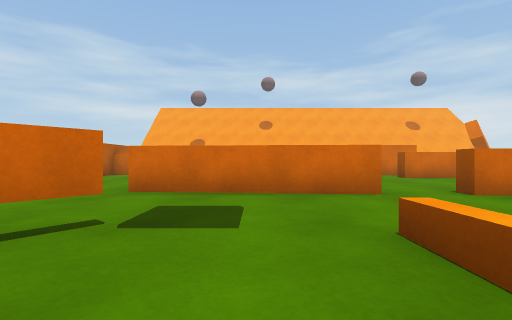
[1] (above)

18 first-person views from a walk through a 3-D level made in the Unity game engine. The camera is 0.56 m above the floor, looks level and sees 85° across. The floor is counted in squares, 1 m on a side. Each view is taken from the middle of a square. On the plan, view 1 faces up. The plan holds only what a view shows up to about 9 squares ahead; the rest is blank. The place goes on beyond the plan. The player is left out.

[2]
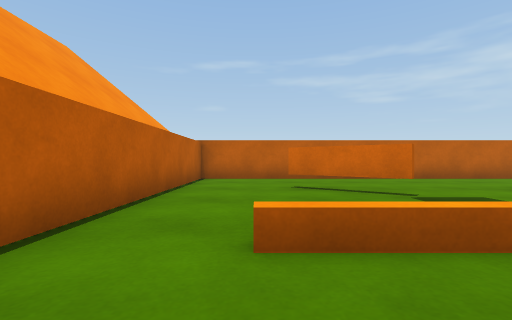

[3]
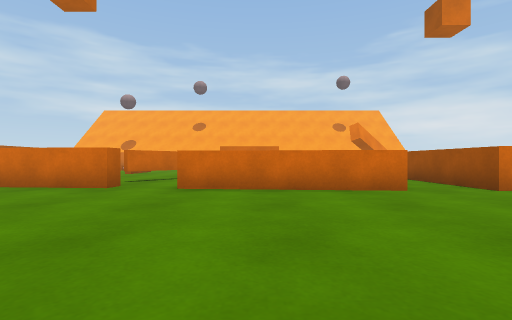

[4]
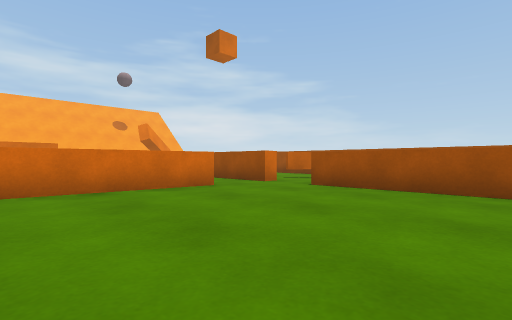

[5]
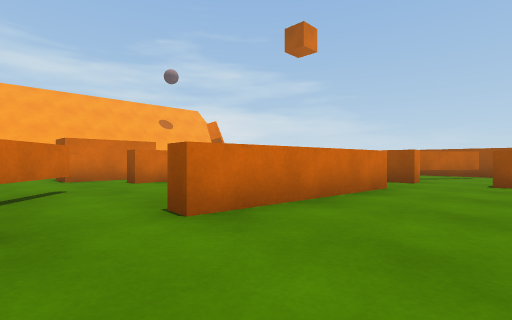

[6]
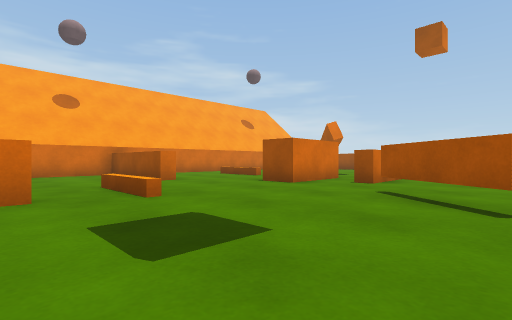

[7]
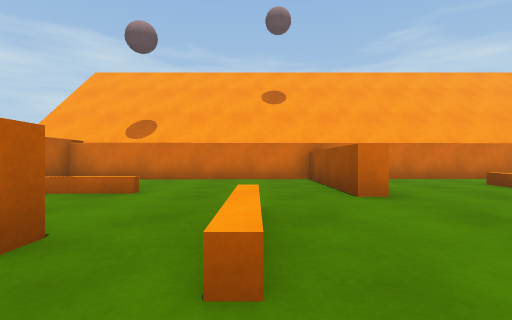

[8]
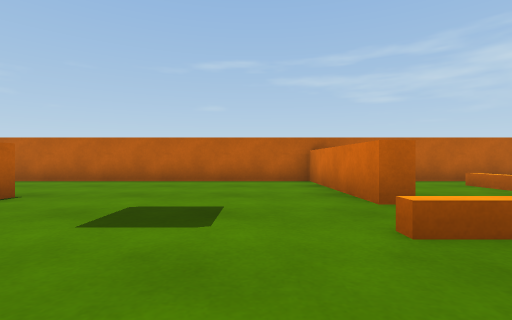

[9]
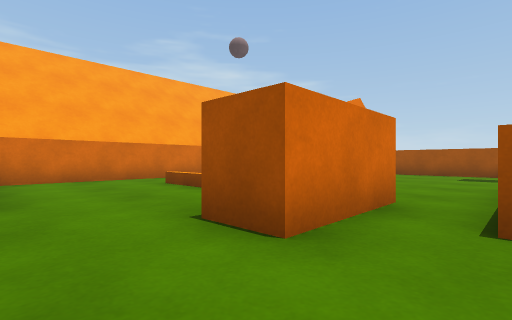

[10]
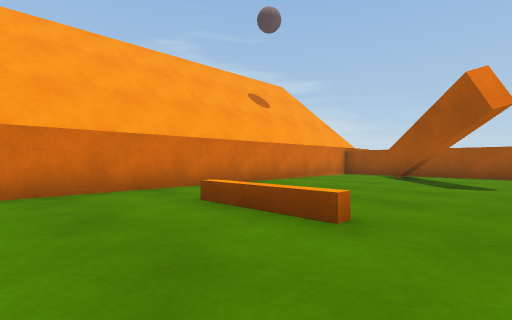

[11]
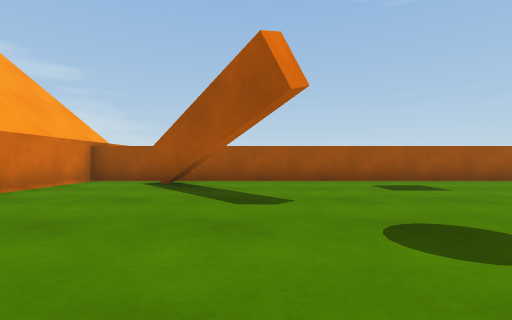

[12]
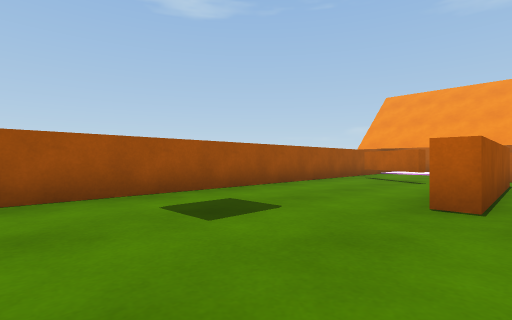

[13]
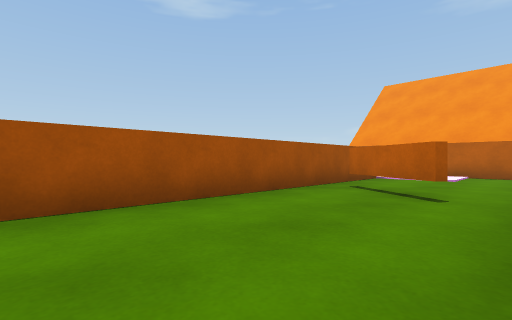

[14]
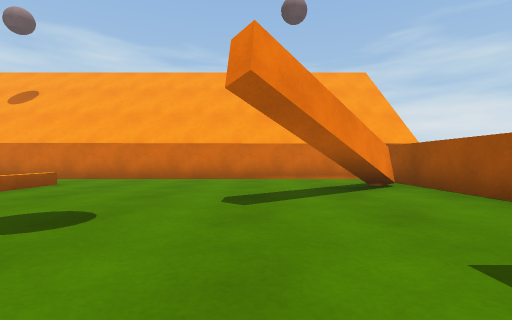

[15]
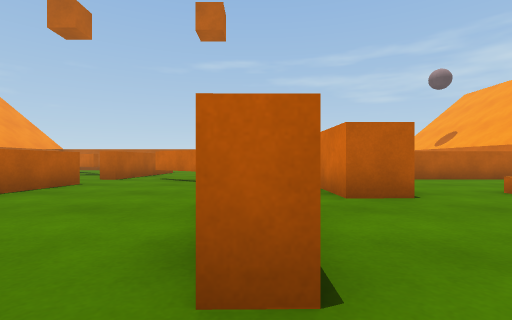

[16]
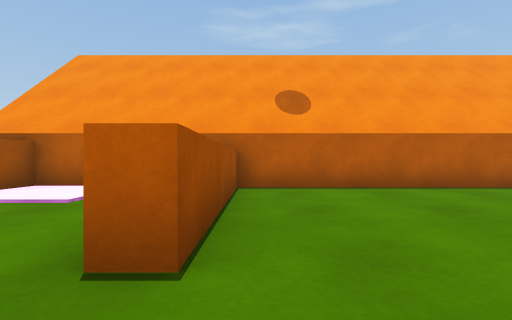

[17]
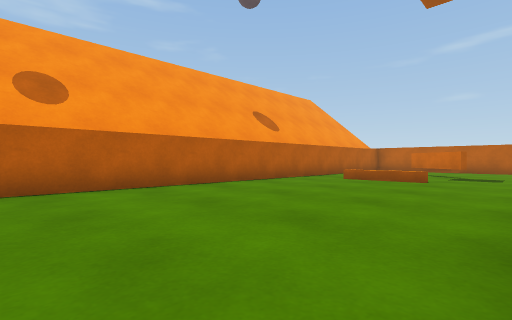

[18]
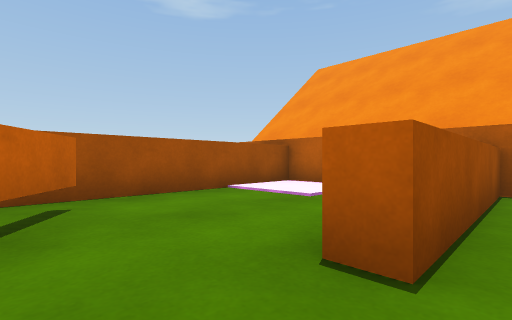

### Floor plan
Key: @ floor where view 1 was taken; # wall or solid block; x gap in a wall; . main floor; : floor 0.05 m higher than the main floor; / step, stairs or slope; = window, fence, low wall or low ledge; ^ raised ledge; T thing the floor can be seen under or through; B brown block.
Columns run from 6 left of view 1 to 14 right of it. Each row starts with its distance up from view 1.
 18            ##########
 17  ###########........#
 16 #  .....^...........#
 15 #/ .....^..=......#x#
 14 #.^^....^..=.....##.#
 13 #..........=........#
 12   ....^.............#
 11  ^^^^.^...BBB.......#
 10 #...................#
  9 #..........^^^^^....#
  8 #...............^...#
  7 #.......##......^...#
  6 #.......x.......^...#
  5 #...^^^^^.^^^...^#..#
  4 #...........^^...####
  3 #..................##
  2 #...T..=........^...#
  1 #...T..=........^...#
  0 #.....@=........^.::#
 -1 #...............^.::#
 -2 #####################

Positions as (right, up) in squares from view 1, and headings:
1: (0, 0), facing up
2: (3, 0), facing left
3: (5, -1), facing up
4: (4, -1), facing up-right
5: (2, 2), facing up-right
6: (-2, 6), facing up-right
7: (0, 9), facing up
8: (2, 9), facing left
9: (2, 9), facing up-right
10: (3, 12), facing up-right
11: (6, 13), facing right
12: (9, 12), facing down-right
13: (10, 9), facing down-right
14: (10, 9), facing up
15: (10, 9), facing left
16: (9, 4), facing down
17: (9, 4), facing down-left
18: (9, 4), facing down-right
